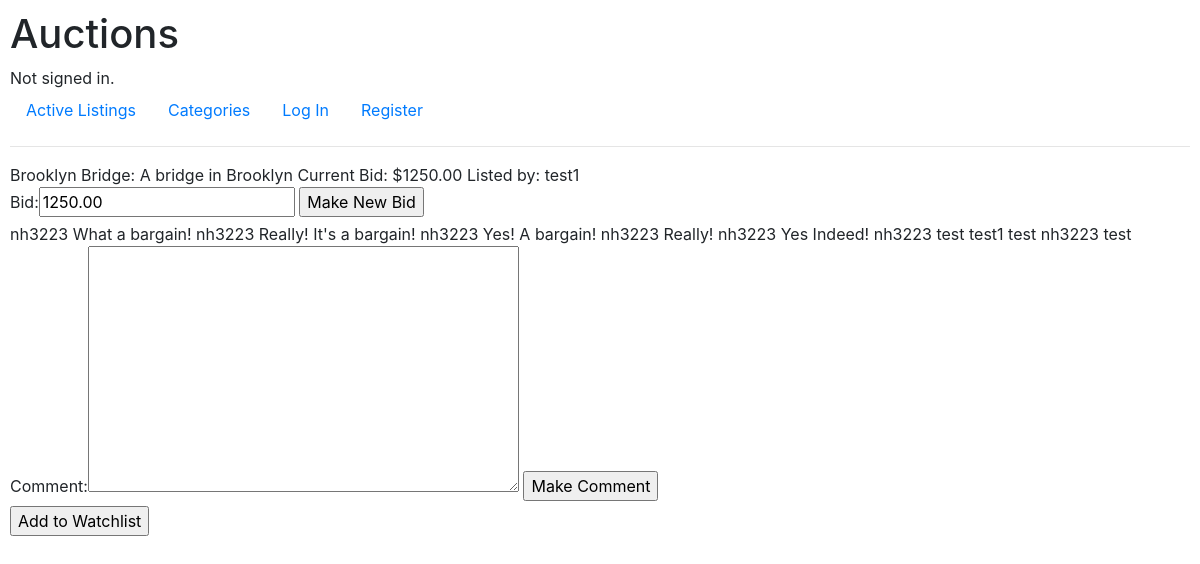
The page /1 on the database its author committed.
### auctions/models.py (models this page shows)
class Listing(models.Model):
    title = models.CharField(max_length=64)
    description = models.CharField(max_length=512)
    starting_bid = models.DecimalField(max_digits=8, decimal_places=2)
    category = models.CharField(max_length=64, blank=True, null=True)
    current_bid = models.DecimalField(max_digits=8, decimal_places=2, blank=True, null=True)
    active = models.BooleanField(blank=True, null=True, default=True)
    lister = models.ForeignKey(User, on_delete=models.CASCADE, related_name='listed_items', blank=True, null=True, default=None)
    winner = models.ForeignKey(User, on_delete=models.CASCADE, related_name='won_items', blank=True, null=True, default=None)
    watcher = models.ManyToManyField(User, blank=True, related_name='watched_items')
    def __str__(self):
        return f'{self.title}: {self.description}\nCurrent Bid: ${self.current_bid}'

class User(AbstractUser):
    pass

class Comment(models.Model):
    comment = models.CharField(max_length=512)
    user = models.ForeignKey(User, on_delete=models.CASCADE, related_name='comments')
    item = models.ForeignKey(Listing, on_delete=models.CASCADE, related_name='comments')

### auctions/views.py (the view)
# urls.py: path("<int:listing_id>", views.listing_view, name="listing_view"),
def listing_view(request, listing_id):
    listing = Listing.objects.get(pk=listing_id)
    return render(request, 'auctions/listing.html', get_listing_view_context(listing))

### auctions/forms.py
class BidForm(Form):
    bid = DecimalField()
    item = ModelChoiceField(queryset = Listing.objects.all(), widget=HiddenInput())

class CommentForm(Form):
    comment = CharField(widget=Textarea)
    item = ModelChoiceField(queryset = Listing.objects.all(), widget=HiddenInput())

### auctions/views.py (called while the page is built)
def get_listing_view_context(listing, message=None):
    comments = Comment.objects.filter(item=listing)
    return {
        'listing': listing,
        'comments': comments,
        'message': message,
        'bidform': BidForm(initial={'bid': listing.current_bid, 'item': listing}),
        'commentform': CommentForm(initial={'item': listing}),
        'closeform': CloseForm(initial={'item': listing}),
        'watchlistform': WatchlistForm(initial={'item': listing})
    }

### auctions/templates/auctions/listing.html (shortened to what this page needs)
{% extends "auctions/layout.html" %}
{% block body %}
    {{ listing }}
    Listed by: {{ listing.lister }}
    <form action="{% url 'bid' %}" method="POST">
        {{ bidform }}
        <input type="Submit" value="Make New Bid">
    </form>
    {% for comment in comments %}
        {{ comment.user }}
        {{ comment.comment }}
    {% empty %}
        No comments.
    {% endfor %}
    <form action ="{% url 'comment' %}" method="POST">
        {{ commentform }}
        <input type="Submit" value="Make Comment">
    </form>
    <form action ="{% url 'watchlist' %}" method="POST">
        <input type="Submit" value="Add to Watchlist">
    </form>
{% endblock %}

### auctions/static/auctions/styles.css (style rules this page uses)
body { padding: 10px; }

### rows shown on the page
Listing: title+description+current_bid "Brooklyn Bridge: A bridge in Brooklyn Current Bid: $1250.00", lister "test1"
Comment: user "nh3223", comment "What a bargain!"
Comment: user "nh3223", comment "Really! It's a bargain!"
Comment: user "nh3223", comment "Yes! A bargain!"
Comment: user "nh3223", comment "Really!"
Comment: user "nh3223", comment "Yes Indeed!"
Comment: user "nh3223", comment "test"
Comment: user "test1", comment "test"
Comment: user "nh3223", comment "test"
